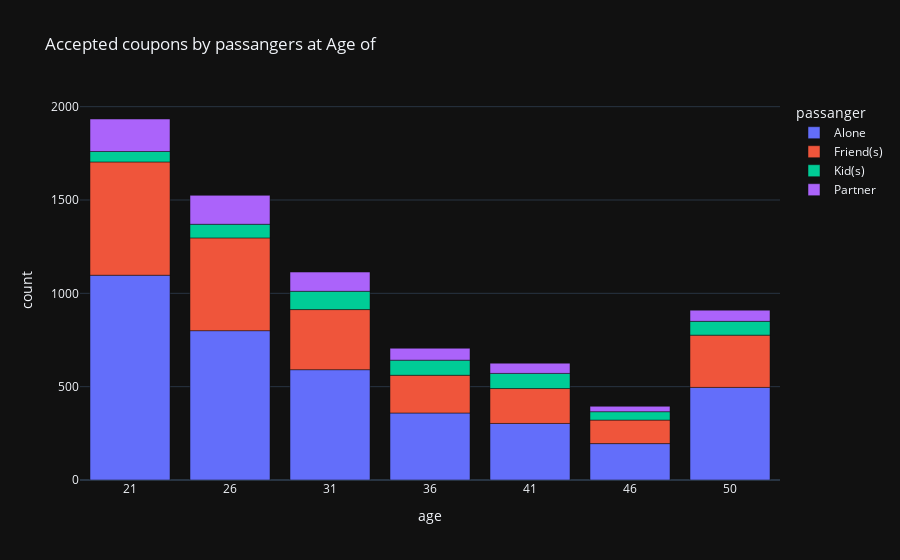

Here is the notebook cell this chart was saved with:
### Code cell
df_gr_ag_p = df_new_y_cp.groupby(['passanger','age'], group_keys=False)[['Y']].agg(sum)
df_gr_ag_p.reset_index(inplace=True)
df_gr_ag_p.rename(columns={'Y':'count'}, inplace=True)
#df_gr_ag_p.sort_values(by=['count','passanger'], ascending=False).head(15)
fig3=px.bar(df_gr_ag_p, x='age', y='count', color='passanger', title="Accepted coupons by passangers at Age of")
fig3.show()

### Figure 1 — Plotly figure (JSON) as saved in the notebook; plotly's stock layout.template omitted (floating-point values rounded to 4 significant figures)
{"data": [{"alignmentgroup": "True", "hovertemplate": "passanger=Alone<br>age=%{x}<br>count=%{y}<extra></extra>", "legendgroup": "Alone", "marker": {"color": "#636efa", "pattern": {"shape": ""}}, "name": "Alone", "offsetgroup": "Alone", "orientation": "v", "showlegend": true, "textposition": "auto", "x": ["21", "26", "31", "36", "41", "46", "50"], "xaxis": "x", "y": [1097, 800, 591, 359, 303, 195, 496], "yaxis": "y", "type": "bar"}, {"alignmentgroup": "True", "hovertemplate": "passanger=Friend(s)<br>age=%{x}<br>count=%{y}<extra></extra>", "legendgroup": "Friend(s)", "marker": {"color": "#EF553B", "pattern": {"shape": ""}}, "name": "Friend(s)", "offsetgroup": "Friend(s)", "orientation": "v", "showlegend": true, "textposition": "auto", "x": ["21", "26", "31", "36", "41", "46", "50"], "xaxis": "x", "y": [607, 497, 322, 202, 187, 126, 280], "yaxis": "y", "type": "bar"}, {"alignmentgroup": "True", "hovertemplate": "passanger=Kid(s)<br>age=%{x}<br>count=%{y}<extra></extra>", "legendgroup": "Kid(s)", "marker": {"color": "#00cc96", "pattern": {"shape": ""}}, "name": "Kid(s)", "offsetgroup": "Kid(s)", "orientation": "v", "showlegend": true, "textposition": "auto", "x": ["21", "26", "31", "36", "41", "46", "50"], "xaxis": "x", "y": [56, 73, 98, 81, 81, 45, 74], "yaxis": "y", "type": "bar"}, {"alignmentgroup": "True", "hovertemplate": "passanger=Partner<br>age=%{x}<br>count=%{y}<extra></extra>", "legendgroup": "Partner", "marker": {"color": "#ab63fa", "pattern": {"shape": ""}}, "name": "Partner", "offsetgroup": "Partner", "orientation": "v", "showlegend": true, "textposition": "auto", "x": ["21", "26", "31", "36", "41", "46", "50"], "xaxis": "x", "y": [174, 155, 103, 64, 55, 29, 60], "yaxis": "y", "type": "bar"}], "layout": {"xaxis": {"anchor": "y", "domain": [0.0, 1.0], "title": {"text": "age"}}, "yaxis": {"anchor": "x", "domain": [0.0, 1.0], "title": {"text": "count"}}, "legend": {"title": {"text": "passanger"}, "tracegroupgap": 0}, "title": {"text": "Accepted coupons by passangers at Age of"}, "barmode": "relative"}}
